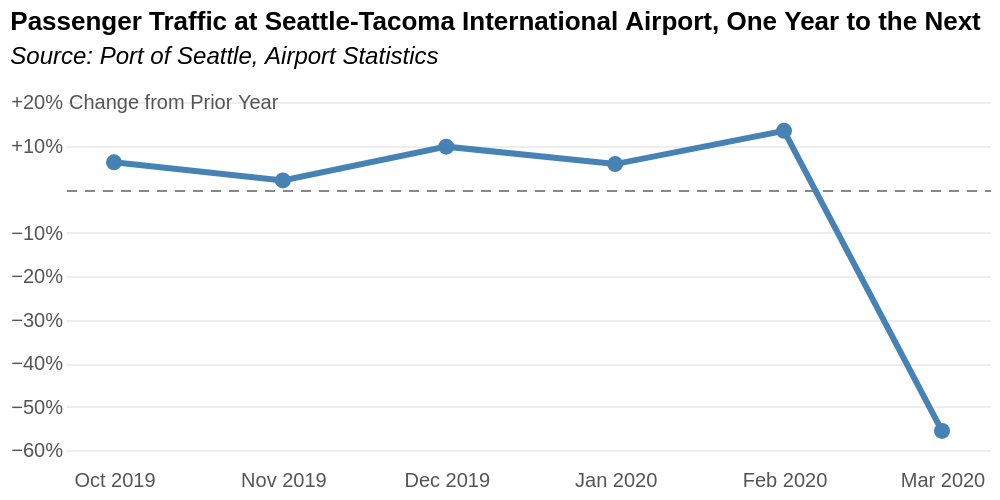

Express this chart as Vega-Lite.
### Vega specification from a JSON file in a GitHub repository (floating-point values rounded to 4 significant figures)
{"$schema": "https://vega.github.io/schema/vega/v5.json", "description": "Passenger Traffic at Seattle-Tacoma International Airport, Percentage Change from October 2019 to March 2020", "width": 500, "height": 250, "autosize": {"type": "fit", "contains": "padding"}, "background": "#fff", "padding": 5, "config": {"axis": {"domain": false, "labelColor": "#555", "ticks": false, "titleColor": "#555"}}, "data": [{"name": "traffic", "values": [{"date": "2019-10-01", "curr": 4292424, "prev": 4044654}, {"date": "2019-11-01", "curr": 3892767, "prev": 3817267}, {"date": "2019-12-01", "curr": 4320826, "prev": 3937509}, {"date": "2020-01-01", "curr": 3763860, "prev": 3560002}, {"date": "2020-02-01", "curr": 3619695, "prev": 3192651}, {"date": "2020-03-01", "curr": 1824615, "prev": 4111371}], "format": {"type": "json", "parse": {"date": "date"}}, "transform": [{"type": "timeunit", "units": ["year", "month"], "field": "date"}, {"type": "formula", "expr": "datum.curr / datum.prev - 1", "as": "change"}]}], "scales": [{"name": "x", "type": "time", "range": "width", "padding": 24, "domain": {"data": "traffic", "field": "unit0"}}, {"name": "y", "type": "linear", "range": "height", "nice": true, "zero": true, "domain": {"data": "traffic", "field": "change"}}], "title": {"text": "Passenger Traffic at Seattle-Tacoma International Airport, One Year to the Next", "subtitle": "Source: Port of Seattle, Airport Statistics", "subtitleFontStyle": "italic", "subtitlePadding": 5, "frame": "bounds", "anchor": "start", "offset": 12, "zindex": 0}, "axes": [{"orient": "bottom", "scale": "x", "format": "%b %Y", "labelPadding": 10, "zindex": 1}, {"orient": "left", "scale": "y", "format": "+%", "grid": true, "gridColor": {"signal": "datum.value ? '#eee' : '#888'"}, "gridDash": {"signal": "datum.value ? [] : [5, 4]"}, "labelOpacity": {"signal": "datum.value ? 1 : 0"}, "title": "Change from Prior Year", "titleAlign": "left", "titleAngle": 0, "titleAnchor": "end", "titleBaseline": "middle", "titleFontSize": 10, "titleFontWeight": "normal", "titleX": 1, "zindex": 1}], "marks": [{"type": "line", "aria": false, "from": {"data": "traffic"}, "encode": {"enter": {"x": {"scale": "x", "field": "unit0"}, "y": {"scale": "y", "field": "change"}, "stroke": {"value": "steelblue"}, "strokeWidth": {"value": 3}}}, "zindex": 2}, {"type": "symbol", "from": {"data": "traffic"}, "encode": {"enter": {"description": {"signal": "timeFormat(datum.unit0, '%B %Y') + ': ' + format(datum.change, '+.1%') + ' change from prior year'"}, "tooltip": {"signal": "format(datum.change, '+.1%')"}, "x": {"scale": "x", "field": "unit0"}, "y": {"scale": "y", "field": "change"}, "fill": {"value": "steelblue"}}}, "zindex": 2}]}
